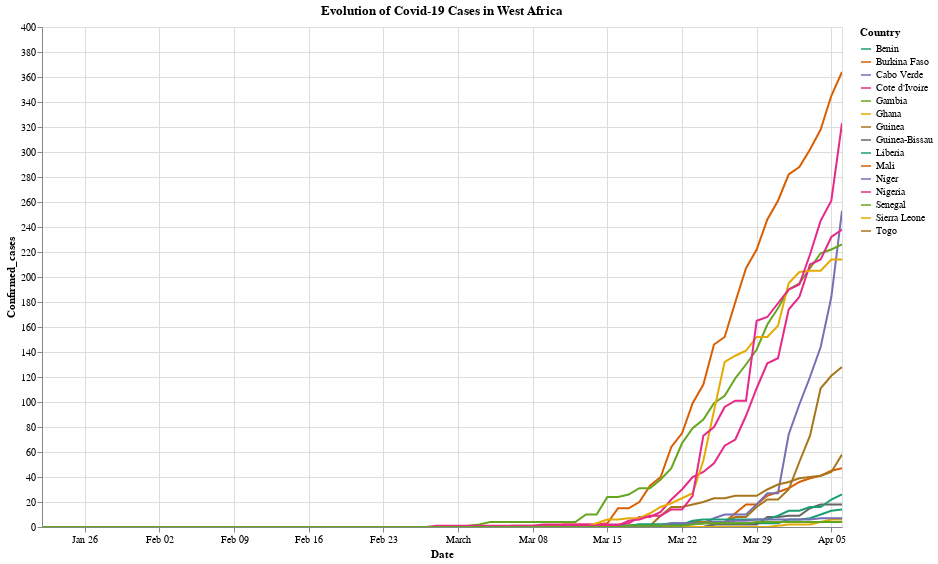

Here is the notebook cell this chart was saved with:
### Code cell
source = covid_oa.sort_values(by = ['Confirmed_cases'])
alt.Chart(source).mark_line().encode(
    x = 'Date',
    y = 'Confirmed_cases',
    color = alt.Color('Country', scale=alt.Scale(scheme='dark2'))
).properties(width = 800, height=500, title = 'Evolution of Covid-19 Cases in West Africa').interactive()

### Figure 1 — Vega-Lite specification as saved in the notebook (floating-point values rounded to 4 significant figures; data arrays with more than 128 entries replaced by an {"elided": "..."} marker saying what was removed)
{"config": {"view": {"continuousWidth": 400, "continuousHeight": 300}}, "data": {"name": "data-39c97039262273f634430c6199c20f52"}, "mark": "line", "encoding": {"color": {"type": "nominal", "field": "Country", "scale": {"scheme": "dark2"}}, "x": {"type": "temporal", "field": "Date"}, "y": {"type": "quantitative", "field": "Confirmed_cases"}}, "height": 500, "selection": {"selector001": {"type": "interval", "bind": "scales", "encodings": ["x", "y"]}}, "title": "Evolution of Covid-19 Cases in West Africa", "width": 800, "$schema": "https://vega.github.io/schema/vega-lite/v4.0.2.json", "datasets": {"data-39c97039262273f634430c6199c20f52": {"elided": "1140 records"}}}
